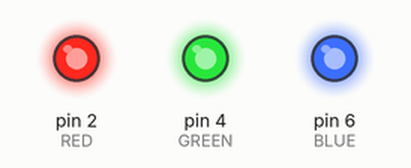
This sketch was run on a simulated Arduino Uno, built with avr-gcc and run on an emulated ATmega328P. On the bench: output pins drawn as LEDs (lit = HIGH).

Above: at 0.15 s.
At 0.7 s:
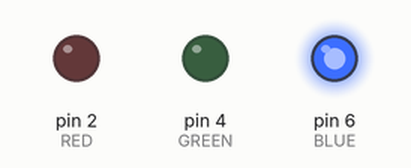
At 1.75 s:
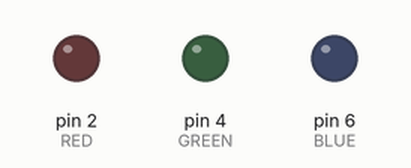
At 2.25 s:
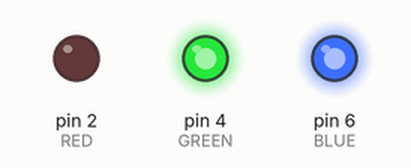
Timing chart, 0 to 3.0 s (numbered marks = the images above):
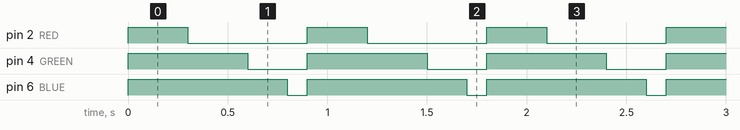

Measured:
- by itself, pin 2 (RED): alternates HIGH for 0.30 s and LOW for 0.60 s
- by itself, pin 4 (GREEN): alternates HIGH for 0.60 s and LOW for 0.30 s
- by itself, pin 6 (BLUE): alternates HIGH for 0.80 s and LOW for 0.10 s

The sketch:

Red_Green_Blue_Blinking.ino
```cpp
void setup() {
  // put your setup code here, to run once:
  pinMode(2, OUTPUT); // RED
  pinMode(4, OUTPUT); // GREEN
  pinMode(6, OUTPUT); // BLUE
}

void loop() {
  // put your main code here, to run repeatedly:
  digitalWrite(2, HIGH);
  digitalWrite(4, HIGH);
  digitalWrite(6, HIGH);
  delay(300);
  digitalWrite(2, LOW);
  delay(300);
  digitalWrite(4, LOW);
  delay(200);
  digitalWrite(6, LOW);
  delay(100);
}

// Red LED (Blink 5 times)
// Green LED (Blink 10 times)
// Blue LED (Blink 15 times)
```
